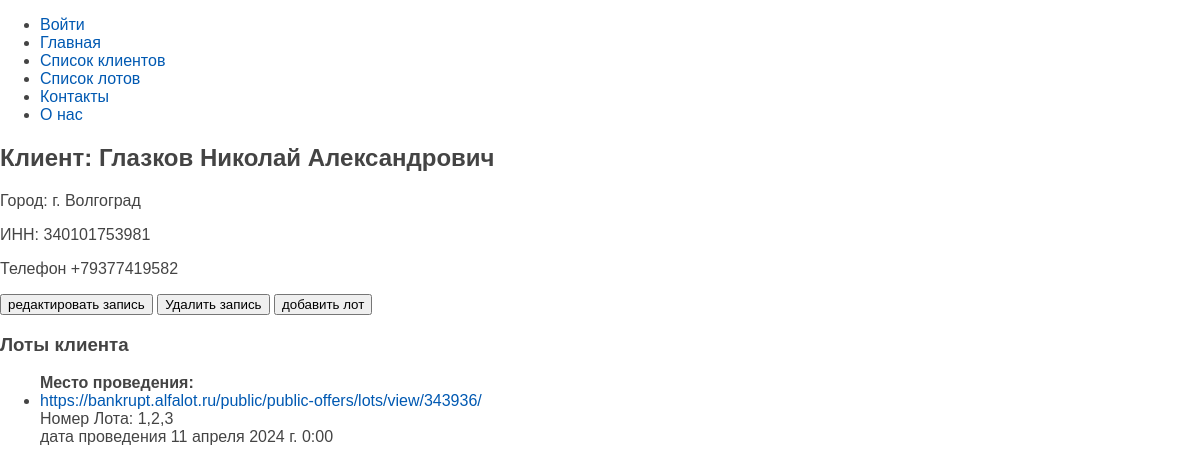
Screenshot of /show_client/340101753981/ with the database file from the repository.
### clients/models.py (models this page shows, shortened)
class Client(models.Model):
    city = models.CharField(max_length=30, verbose_name="город")
    surname = models.CharField(
        max_length=30, verbose_name="фамилия", help_text="введите фамилию"
    )
    name = models.CharField(max_length=30, verbose_name="имя", help_text="введите имя")
    pl_birth = models.CharField(
        max_length=30, verbose_name="место рождения", help_text="введите место рождения"
    )
    birth_date = models.DateField(
        verbose_name="дата рождения", help_text="введите дату рождения"
    )
    patronymic = models.CharField(
        max_length=30, verbose_name="отчество", help_text="введите отчество"
    )
    pasp_ser = models.CharField(
        max_length=4, verbose_name="серия", help_text="введите серию паспрта"
    )
    pasp_num = models.CharField(
        max_length=6, verbose_name="номер", help_text="введите номер паспрта"
    )
    pas_home = models.CharField(
        max_length=100, verbose_name="место выдачи", help_text="введите место выдачи"
    )
    pas_date = models.DateField(
        verbose_name="дата выдачи", help_text="введите дату выдачи"
    )
    pas_code = models.CharField(
        max_length=7,
        verbose_name="код пдразделения",
        help_text="введите код пдразделения",
    )
    rigister = models.CharField(
        max_length=100, verbose_name="прописка", help_text="введите прописку"
    )
    PERSON_STATUS = [
        ('individual', 'Физлицо'),
        ('indiv_entrepr', 'ИП'),
    ]
    pers_status = models.CharField(max_length=15, choices=PERSON_STATUS, verbose_name="Статус физлица", blank=True, default='individual')
    post_index = models.CharField(
        max_length=6, verbose_name="индекс", help_text="введите индекс"
    )
    cl_inn = models.CharField(
        max_length=15, verbose_name="ИНН", help_text="введите ИНН", unique=True
    )
    cl_snils = models.CharField(
        max_length=15, verbose_name="СНИЛС", help_text="введите СНИЛС", blank=True
    )
    cl_email = models.EmailField(verbose_name="почта", help_text="введите почту")
    cl_phone = PhoneNumberField(
        null=False,
        blank=False,
        unique=True,
        verbose_name="номер",
        help_text="введите номер",
    )
    discription = models.TextField(verbose_name="заметка", null=True, blank=True)
    def full_name(self):
        return f"{self.surname} {self.name} {self.patronymic}".strip()
    class Meta:
        verbose_name = "список клиентов"
        verbose_name_plural = "список клиентов"
        ordering = ["surname", "name"]

### lotslist/models.py (models this page shows, shortened)
class LotListBank(models.Model):
    client = models.ForeignKey(Client, on_delete=models.CASCADE, verbose_name="Клиент")
    lot_efrsb_urls = models.URLField(max_length=200, verbose_name="Ссылка на ЕФРСБ", help_text="Введите ссылку на ЕФРСБ")
    lot_place_urls = models.URLField(max_length=200, verbose_name="Ссылка на местопровеления торга", help_text="Введите ссылку на местоположение лота")
    obligator = models.CharField(max_length=50, verbose_name="Должник", help_text="Имя должника")
    PROCEDURE_TYPE_CHOICES = [
        ('auction', 'Аукцион'),
        ('public_offer', 'Публичное предложение'),
    ]
    proc_type = models.CharField(max_length=20, choices=PROCEDURE_TYPE_CHOICES, verbose_name="Тип процедуры")
    lot_number = models.CharField(max_length=40,verbose_name="введите номера лотов клиента через запятую")
    end_of_feed = models.DateTimeField(verbose_name="Конец подачи заявки")
    auction_day = models.DateTimeField(verbose_name="Дата проведения аукциона")
    total_price = models.DecimalField(max_digits=12, decimal_places=2, verbose_name="Цена лота", blank=True, null=True)
    ACTION_STATUS_CHOICES = [
        ('conducted', 'Проведены'),
        ('not_conducted', 'Не проведены'),
    ]
    action_status = models.CharField(max_length=15, choices=ACTION_STATUS_CHOICES, verbose_name="Статус торгов", blank=True, null=True)
    APPLICATION_STATUS_CHOICES = [
        ('submitted', 'Подано'),
        ('not_submitted', 'Не подано'),
    ]
    feed_status = models.CharField(max_length=13, choices=APPLICATION_STATUS_CHOICES, verbose_name="Статус заявки", blank=True, null=True)
    feed_price = models.DecimalField(max_digits=12, decimal_places=2, verbose_name="Цена заявки")
    price_procent = models.DecimalField(max_digits=5, decimal_places=2, verbose_name="Процент за агентское вознаграждение", blank=True, null=True)
    class Meta:
        verbose_name = "лоты"
        verbose_name_plural = "Список лотов"

### clients/views.py (the view)
# urls.py: path('show_client/<str:cl_inn>/', show_client, name='show_client'),
def show_client(request, cl_inn):
    client = get_object_or_404(Client, cl_inn=cl_inn)
    lots = LotListBank.objects.filter(client=client)
    return render(request, 'clients/show_client.html', {'client': client, 'lots': lots})

### clients/context_processors.py (called while the page is built)
def menu_context(request):
    menu = [
        {"title": "Войти", "url_name": "login"},
        {"title": "Главная", "url_name": "home"},
        {"title": "Список клиентов", "url_name": "clients_list"},
        {"title": "Список лотов", "url_name": "lot_list"},
        {"title": "Контакты", "url_name": "contact"},
        {"title": "О нас", "url_name": "about"},
    ]
    return {"menu": menu}

### templates/clients/show_client.html
{% extends "base.html" %}
{% block content %}
<div class="client-details">
    <h2>Клиент: {{ client.full_name }}</h2>
    <p>Город: {{ client.city }}</p>
    <p>ИНН: {{ client.cl_inn }}</p>
    <p>Телефон {{ client.cl_phone }}</p>
    <a href="{% url 'edit_client' client.cl_inn %}"><button>редактировать запись</button></a>
    <a href="{% url 'delete_client' client.cl_inn %}" onclick="return confirm('Вы уверены?')"><button>Удалить
            запись</button></a>
    <a href="{% url 'add_lot' client.cl_inn %}"><button>добавить лот</button></a>
    <div class="lots-list">
        <h3>Лоты клиента</h3>
        {% if lots %}
        <ul>
            {% for lot in lots %}
            <b>Место проведения:</b>
            <li><a href="{{ lot.lot_place_urls }}">{{ lot.lot_place_urls }}</a>
                <br>Номер Лота: {{ lot.lot_number }} <br>
                дата проведения {{ lot.end_of_feed }}
            </li>
            {% endfor %}
        </ul>
        {% else %}
        <p>Лоты не найдены.</p>
        {% endif %}
    </div>
    {% endblock %}

### clients/static/clients/css/styles.css (style rules this page uses)
html, body { font-family: 'Arial'; margin: 0; padding: 0; height: 100%; width: 100%; color: #444; }
a { color: #0059b2; text-decoration: none; }

### rows the page displays
Client: full_name "Глазков Николай Александрович", city "г. Волгоград", cl_inn "340101753981", cl_phone "+79377419582"
LotListBank: lot_place_urls "https://bankrupt.alfalot.ru/public/public-offers/lots/view/343936/", lot_number "1,2,3", end_of_feed "11 апреля 2024 г. 0:00"

### other values shown
{{ m.title }} "Войти" "Главная" "Список клиентов" "Список лотов" "Контакты" "О нас"
